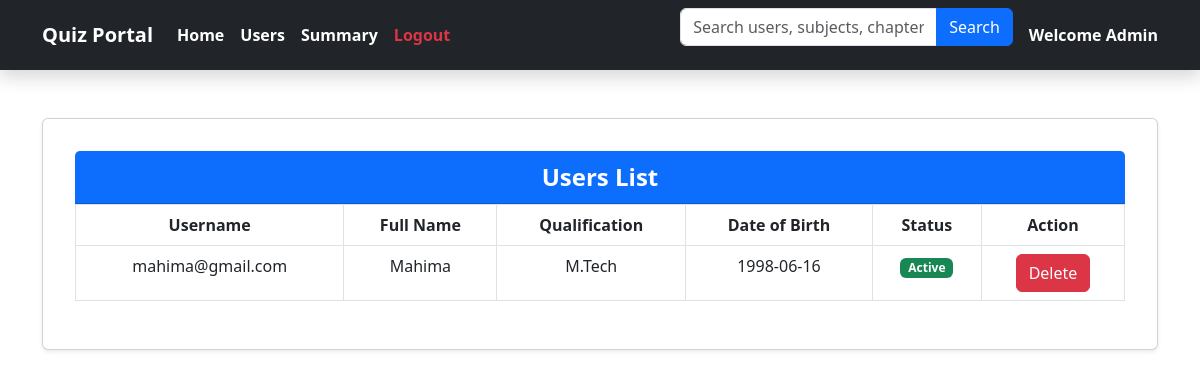
The app's page /users, older data.
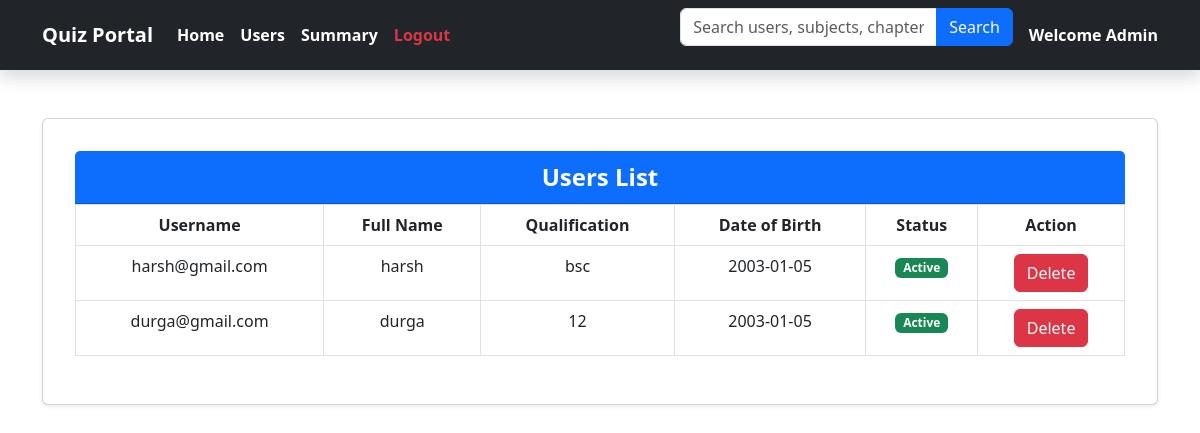
The same page, newer data.
### backend/models.py (models this page shows)
class User(db.Model):
    __tablename__ = 'users'
    id = db.Column(db.Integer, primary_key=True)
    email = db.Column(db.String(120), unique=True, nullable=False)
    password = db.Column(db.String(255), nullable=False)
    full_name = db.Column(db.String(100))
    qualification = db.Column(db.String(100))
    dob = db.Column(db.Date)
    role = db.Column(db.String(10), default='user')
    scores = db.relationship('Score', backref='user', lazy=True, cascade='all, delete-orphan') # 'admin' or 'user

### app.py (the view)
@app.route('/users')
def users():
    users = User.query.filter(User.email != 'admin@gmail.com').all()  # Exclude admin
    return render_template('users_list.html', users=users)

### templates/users_list.html (shortened to what this page needs)
{% extends "navbar.html" %}
{% block content %}
    <div class="card p-3 shadow-sm">
        <div class="card-body">
            <div class="card-header bg-primary text-white text-center fs-4 fw-bold">
                Users List
            </div>
            <table class="table table-bordered text-center">
                <thead>
                    <tr>
                        <th>Username</th>
                        <th>Full Name</th>
                        <th>Qualification</th>
                        <th>Date of Birth</th>
                        <th>Status</th>
                        <th>Action</th>
                    </tr>
                </thead>
                <tbody>
                    {% for user in users %}
                    <tr>
                        <td>{{ user.email }}</td>
                        <td>{{ user.full_name }}</td>
                        <td>{{ user.qualification }}</td>
                        <td>{{ user.dob }}</td>
                        <td>
                            <span class="badge bg-success btn-status">Active</span>
                        </td>
                        <td>
                            <form method="POST" action="{{ url_for('delete_user', user_id=user.id) }}" class="d-inline">
                                <button type="submit" class="btn btn-danger">
                                    Delete
                                </button>
                            </form>
                        </td>
                    </tr>
                    {% endfor %}
                </tbody>
            </table>
        </div>
    </div>
{% endblock %}

Row changes from the older to the newer data that the page shows:
changed User: email "mahima@gmail.com" → "harsh@gmail.com"; full_name "Mahima" → "harsh"; qualification "M.Tech" → "bsc"; dob "1998-06-16" → "2003-01-05"
added User: email "durga@gmail.com", full_name "durga", qualification "12", dob "2003-01-05"
